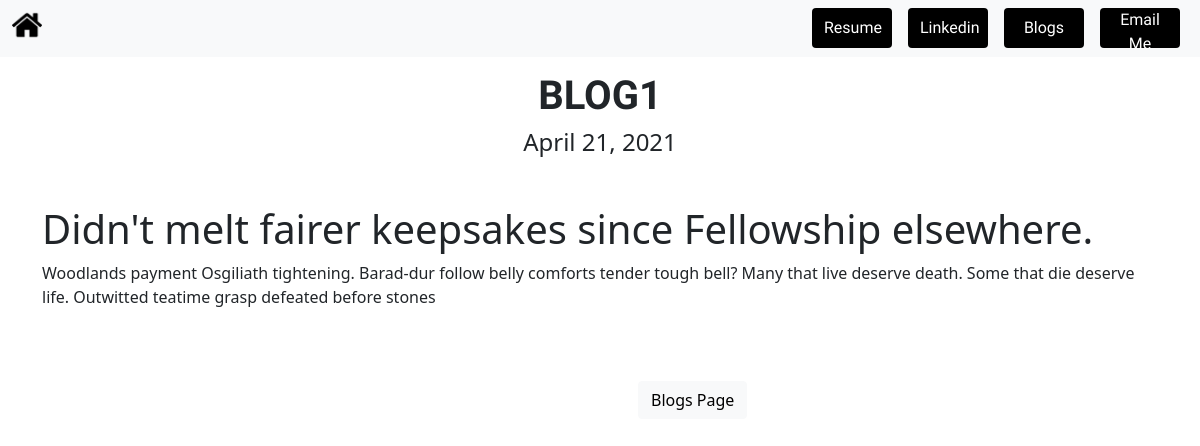
Page /blog/1/ on the committed database.
### blog/models.py (models this page shows, shortened)
class Blogs(models.Model):
    blog_title = models.CharField(max_length=264)
    blog_descritions = models.CharField(max_length=264)
    blog_date = models.DateField()
    blog_url = models.URLField(blank=True)

### blog/views.py (the view)
# urls.py: path('<int:blog_id>/',views.detail,name='detail')
def detail(request ,blog_id):
    blog = get_object_or_404(Blogs,pk = blog_id)
    return render(request,'blog/detail.html',{'blog':blog})

### templates/blog/detail.html
{% extends 'base.html' %} {% block content%}
<br />
<br />
<br />
<div class="container text-center">
  <h1 style="font-family: 'Shadows Into Light', cursive">
    <b>{{ blog.blog_title }}</b>
  </h1>
  <h4>{{ blog.blog_date }}</h4>
</div>
<div class="container">
  <br />
  <p>{{ blog.blog_descritions|safe }}</p>
  <p>
    <br />
    <br />
    <a class="nav-link" href="{% url 'all_blogs' %}"
      ><button
        type="button"
        class="btn btn-light read"
        style="margin-left: 580px"
      >
        Blogs Page
      </button></a
    >
  </p>
</div>
{% endblock %}

### static/portfolio/style.css (style rules this page uses)
a, a:hover { text-decoration: none; }
.read { transition-duration: 0.4s; }

### rows in the picture
Blogs: blog_title "BLOG1", blog_date "April 21, 2021", blog_descritions "Didn't melt fairer keepsakes since Fellowship elsewhere. Woodlands payment Osgiliath tightening. Barad-dur follow belly comforts tender tough bell? Many that live deserve death. Some that die deserve life. Outwitted teatime grasp defeated before stones"
